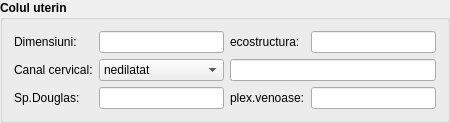
                <widget class="QGroupBox" name="groupBox_10">
                 <property name="sizePolicy">
                  <sizepolicy hsizetype="Expanding" vsizetype="Fixed">
                   <horstretch>0</horstretch>
                   <verstretch>0</verstretch>
                  </sizepolicy>
                 </property>
                 <property name="font">
                  <font>
                   <family>Segoe UI</family>
                   <bold>true</bold>
                  </font>
                 </property>
                 <property name="title">
                  <string>Colul uterin</string>
                 </property>
                 <layout class="QGridLayout" name="gridLayout_18">
                  <item row="0" column="2">
                   <widget class="QLineEdit" name="gynecology_cervix_dimens">
                    <property name="sizePolicy">
                     <sizepolicy hsizetype="Preferred" vsizetype="Fixed">
                      <horstretch>0</horstretch>
                      <verstretch>0</verstretch>
                     </sizepolicy>
                    </property>
                    <property name="font">
                     <font>
                      <family>Segoe UI</family>
                      <bold>false</bold>
                     </font>
                    </property>
                   </widget>
                  </item>
                  <item row="2" column="4">
                   <widget class="QLineEdit" name="gynecology_plex_venos"/>
                  </item>
                  <item row="2" column="3">
                   <widget class="QLabel" name="label_66">
                    <property name="font">
                     <font>
                      <family>Segoe UI</family>
                      <bold>false</bold>
                     </font>
                    </property>
                    <property name="text">
                     <string>plex.venoase:</string>
                    </property>
                   </widget>
                  </item>
                  <item row="0" column="3">
                   <widget class="QLabel" name="label_56">
                    <property name="font">
                     <font>
                      <family>Segoe UI</family>
                      <bold>false</bold>
                     </font>
                    </property>
                    <property name="text">
                     <string>ecostructura:</string>
                    </property>
                   </widget>
                  </item>
                  <item row="0" column="4">
                   <widget class="QLineEdit" name="gynecology_cervix_ecostructure">
                    <property name="font">
                     <font>
                      <family>Segoe UI</family>
                      <bold>false</bold>
                     </font>
                    </property>
                   </widget>
                  </item>
                  <item row="0" column="0">
                   <widget class="QLabel" name="label_55">
                    <property name="font">
                     <font>
                      <family>Segoe UI</family>
                      <bold>false</bold>
                     </font>
                    </property>
                    <property name="text">
                     <string>Dimensiuni:</string>
                    </property>
                   </widget>
                  </item>
                  <item row="2" column="2">
                   <widget class="QLineEdit" name="gynecology_douglas">
                    <property name="sizePolicy">
                     <sizepolicy hsizetype="Preferred" vsizetype="Fixed">
                      <horstretch>0</horstretch>
                      <verstretch>0</verstretch>
                     </sizepolicy>
                    </property>
                   </widget>
                  </item>
                  <item row="2" column="0">
                   <widget class="QLabel" name="label_65">
                    <property name="font">
                     <font>
                      <family>Segoe UI</family>
                      <bold>false</bold>
                     </font>
                    </property>
                    <property name="text">
                     <string>Sp.Douglas:</string>
                    </property>
                   </widget>
                  </item>
                  <item row="1" column="0">
                   <widget class="QLabel" name="label_158">
                    <property name="font">
                     <font>
                      <family>Segoe UI</family>
                      <bold>false</bold>
                     </font>
                    </property>
                    <property name="text">
                     <string>Canal cervical:</string>
                    </property>
                   </widget>
                  </item>
                  <item row="1" column="3" colspan="2">
                   <widget class="QLineEdit" name="gynecology_canal_cervical_formations">
                    <property name="font">
                     <font>
                      <family>Segoe UI</family>
                      <bold>false</bold>
                     </font>
                    </property>
                   </widget>
                  </item>
                  <item row="1" column="2">
                   <widget class="QComboBox" name="gynecology_combo_canal_cervical">
                    <property name="font">
                     <font>
                      <family>Segoe UI</family>
                      <bold>false</bold>
                     </font>
                    </property>
                    <item>
                     <property name="text">
                      <string>nedilatat</string>
                     </property>
                    </item>
                    <item>
                     <property name="text">
                      <string>dilatat</string>
                     </property>
                    </item>
                   </widget>
                  </item>
                 </layout>
                </widget>
